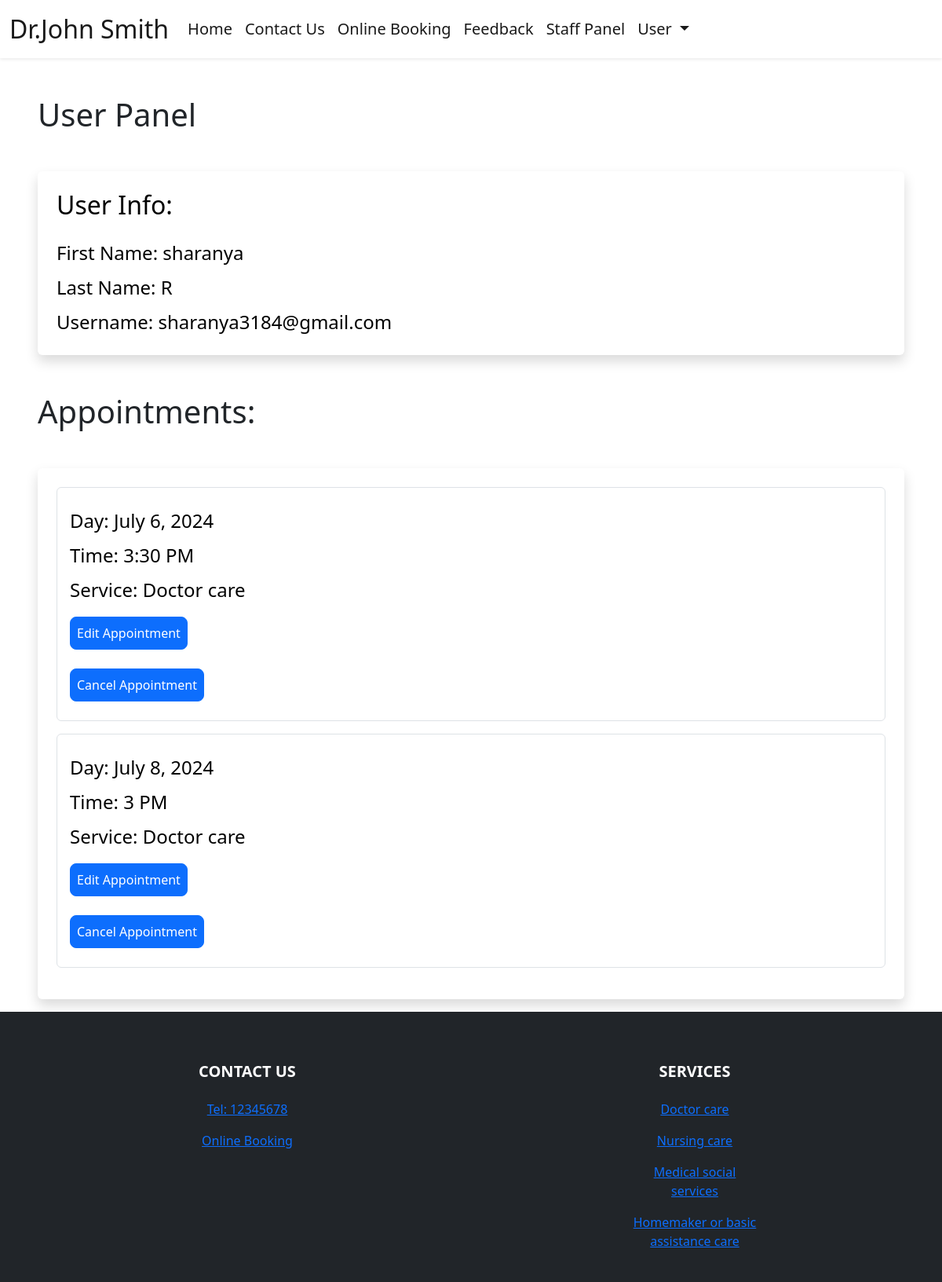
Page /user-panel (signed in) on the committed database.
### booking/models.py (models this page shows, shortened)
class Appointment(models.Model):
    user = models.ForeignKey(User, on_delete=models.CASCADE, null=True, blank=True)
    service = models.CharField(max_length=50, choices=SERVICE_CHOICES, default="Doctor care")
    day = models.DateField(default=datetime.now)
    time = models.CharField(max_length=10, choices=TIME_CHOICES, default="3 PM")
    time_ordered = models.DateTimeField(default=datetime.now, blank=True)

### booking/views.py (the view)
# urls.py: path('user-panel', views.userPanel, name='userPanel'),
def userPanel(request):
    user = request.user
    appointments = Appointment.objects.filter(user=user).order_by('day', 'time')
    return render(request, 'userPanel.html', {
        'user':user,
        'appointments':appointments,
    })

### booking/templates/userPanel.html (shortened to what this page needs)
{% extends 'layout.html' %}
{% load static %}
{% block body %}
{% if user.is_authenticated %}
<h1 class=" ms-5 mt-5 ">User Panel</h1>
<div class="shadow p-4 mb-5 bg-body bg-body rounded text-black  m-5 ">
    <h2 class="">User Info:</h2>
    <ul class="list-group fs-4 mt-3">
            <li class="list-group mt-2">First Name: {{ user.first_name }}</li>
            <li class="list-group mt-2">Last Name: {{ user.last_name }}</li>
            <li class="list-group mt-2">Username: {{ user.username }}</li>
    </ul>
</div>
{% if appointments.count > 0 %}
<div class="mt-5 ">
    <h1 class=" ms-5">Appointments:</h1>
    <div class="shadow p-4 mb-3 bg-body bg-body rounded text-black  m-5">
        {% for appointment in appointments %}
        <div class="list-group fs-4 border p-3 mb-3">
            <p class="list-group mt-2">Day: {{ appointment.day }}</p>
            <p class="list-group mt-2">Time: {{ appointment.time }}</p>
            <p class="list-group mt-2">Service: {{ appointment.service }}</p>
            <div class="mt-3 mb-2">
                <a class="btn btn-primary rounded-3 p-2" href="{% url 'userUpdate' appointment.id %}">Edit Appointment</a>
            </div>
            <div class="mt-3 mb-2">
                <a class="btn btn-primary rounded-3 p-2" href="{% url 'userUpdate' appointment.id %}">Cancel Appointment</a>
            </div>
        </div>
        {% endfor %}
    </div>
</div>
{% endif %}
{% else %}
<div class="shadow p-4 mb-5 bg-body bg-body rounded text-black  m-5">
    <h1 class="p-2  ms-3">First Sign in!</h1>
    <a href="{% url 'login' %}" class="btn btn-primary text-white">Sign in</a>
</div>
{% endif %}
{% endblock %}

### rows in the picture
Appointment: day "July 6, 2024", time "3:30 PM", service "Doctor care"
Appointment: day "July 8, 2024", time "3 PM", service "Doctor care"

### other values in the picture
{{ user.first_name }} "sharanya"
{{ user.last_name }} "R"
{{ user.username }} "sharanya3184@gmail.com"
